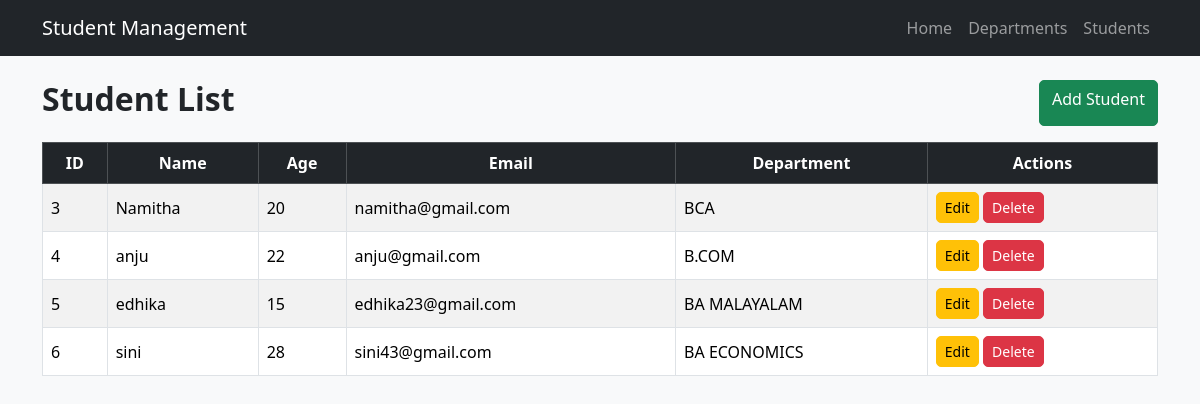
The page /students/ on the database its author committed.
### student/models.py (models this page shows, shortened)
class Student(models.Model):
    name = models.CharField(max_length=100)
    age = models.IntegerField()
    email = models.EmailField()
    department = models.ForeignKey(
        Department,
        on_delete=models.CASCADE
    )

class Department(models.Model):
    name = models.CharField(max_length=100)

### student/views.py (the view)
# urls.py: path("students/", views.student_list, name="student_list"),
def student_list(request):
    students = Student.objects.select_related("department").all()
    return render(request, "student/student_list.html", {
        "students": students
    })

### templates/student/student_list.html
{% extends 'base.html' %}
{% block content %}
<div class="d-flex justify-content-between mb-3">
    <h2>Student List</h2>
    <a href="{% url 'student_create' %}" class="btn btn-success">
        Add Student
    </a>
</div>
<table class="table table-bordered table-striped">
    <thead class="table-dark">
        <tr>
            <th>ID</th>
            <th>Name</th>
            <th>Age</th>
            <th>Email</th>
            <th>Department</th>
            <th>Actions</th>
        </tr>
    </thead>
    <tbody>
    {% for student in students %}
    <tr>
        <td>{{ student.id }}</td>
        <td>{{ student.name }}</td>
        <td>{{ student.age }}</td>
        <td>{{ student.email }}</td>
        <td>{{ student.department.name }}</td>
        <td>
            <a href="{% url 'student_update' student.id %}" class="btn btn-warning btn-sm">
                Edit
            </a>
            <a href="{% url 'student_delete' student.id %}" class="btn btn-danger btn-sm">
                Delete
            </a>
        </td>
    </tr>
    {% empty %}
    <tr>
        <td colspan="6" class="text-center">
            No Students Found
        </td>
    </tr>
    {% endfor %}
    </tbody>
</table>
{% endblock %}

### templates/base.html (shortened to what this page needs)
{% load static %}
<!DOCTYPE html>
<html lang="en">
<head>
    <link href="https://cdn.jsdelivr.net/npm/bootstrap@5.3.7/dist/css/bootstrap.min.css" rel="stylesheet">
    <link rel="stylesheet" href="{% static 'css/style.css' %}">
</head>
<body>
<nav class="navbar navbar-expand-lg navbar-dark bg-dark">
    <div class="container">
        <a class="navbar-brand" href="{% url 'home' %}">
            Student Management
        </a>
        <div class="collapse navbar-collapse" id="navbarNav">
            <ul class="navbar-nav ms-auto">
                <li class="nav-item">
                    <a class="nav-link" href="{% url 'home' %}">Home</a>
                </li>
                <li class="nav-item">
                    <a class="nav-link" href="{% url 'department_list' %}">Departments</a>
                </li>
                <li class="nav-item">
                    <a class="nav-link" href="{% url 'student_list' %}">Students</a>
                </li>
            </ul>
        </div>
    </div>
</nav>
<div class="container mt-4">
    {% block content %}
    {% endblock %}
</div>
</body>
</html>

### static/css/style.css (style rules this page uses)
body { background-color:#f8f9fa; }
.navbar { margin-bottom:20px; }
table { background:white; }
table th { text-align:center; }
table td { vertical-align:middle; }
.btn { border-radius:5px; }
h1,h2,h3 { font-weight:bold; }

### rows shown on the page
Student: id "3", name "Namitha", age "20", email "namitha@gmail.com", department.name "BCA"
Student: id "4", name "anju", age "22", email "anju@gmail.com", department.name "B.COM"
Student: id "5", name "edhika", age "15", email "edhika23@gmail.com", department.name "BA MALAYALAM"
Student: id "6", name "sini", age "28", email "sini43@gmail.com", department.name "BA ECONOMICS"
